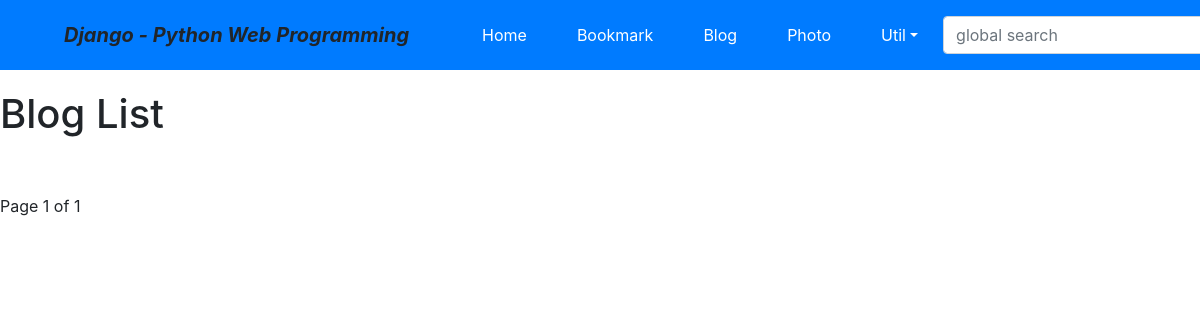
Page /blog/ on the earlier database version.
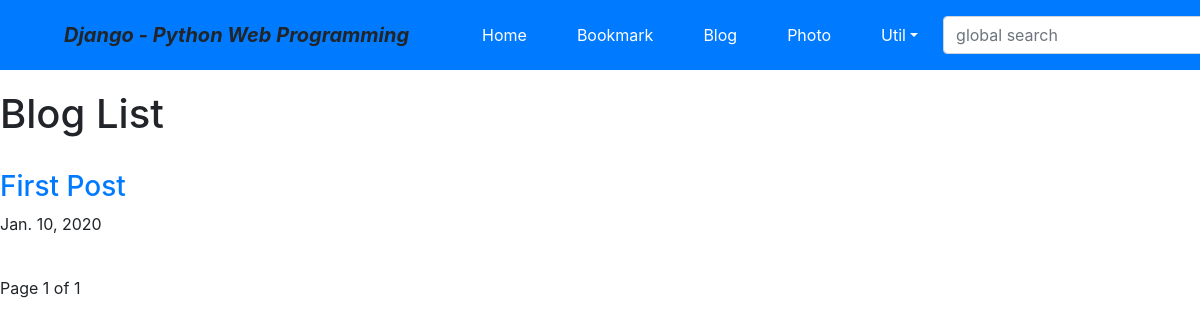
Same page on the later database version.
### blog/models.py (models this page shows, shortened)
class Post(models.Model):
    title = models.CharField(verbose_name='TITLE', max_length=50)
    slug = models.SlugField('SLUG', unique=True, allow_unicode=True, help_text='one word for title alias.')
    description = models.CharField('DESCRIPTION', max_length=100, blank=True, help_text='simple description text.')
    content = models.TextField('CONTENT')
    create_dt = models.DateTimeField('CREATE DATE', auto_now_add=True)
    modify_dt = models.DateTimeField('MODIFY DATE', auto_now=True)
    tags = TaggableManager(blank=True)
    class Meta:
        verbose_name = 'post'
        verbose_name_plural = 'posts'
        db_table = 'blog_posts'
        ordering = ('-modify_dt',)
    def get_absolute_url(self):
        return reverse('blog:post_detail', args=(self.slug,))

### blog/views.py (the view)
# urls.py: path('', views.PostLV.as_view(), name='index'),
class PostLV(ListView) :
    model = Post
    template_name = 'blog/post_all.html'
    context_object_name = 'posts'
    paginate_by = 2

### blog/templates/blog/post_all.html (shortened to what this page needs)
{% extends "base.html" %}
{% block content %}
 <h1>Blog List</h1>
    <br>
 {% for post in posts %}
    <h3><a href='{{ post.get_absolute_url }}'>{{ post.title}}</a> </h3>
    {{ post.modify_dt|date:"N d, Y"}}
 {% endfor %}
<br>
<div>
    <span>
        Page {{ page_obj.number }} of {{ page_obj.paginator.num_pages }}
    </span>
</div>
{% endblock %}

Differences in the rows shown:
added Post: title "First Post", modify_dt "Jan. 10, 2020"
